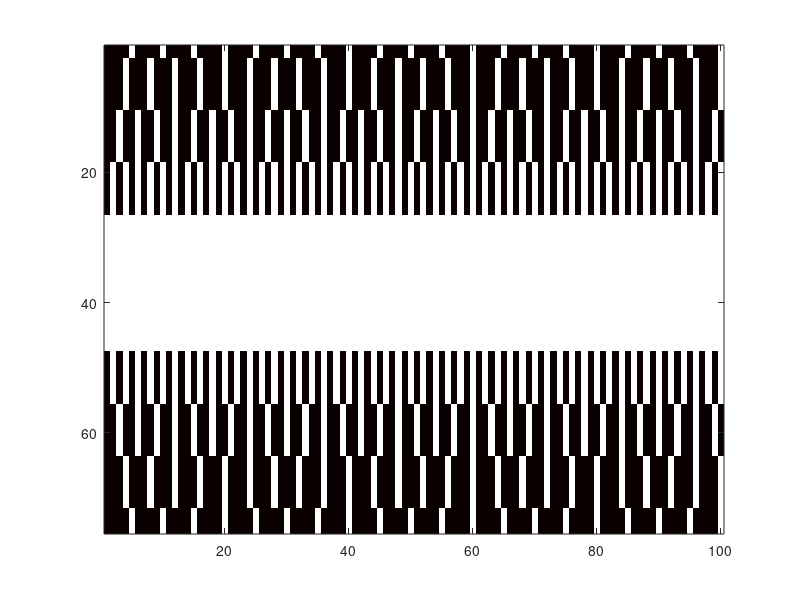
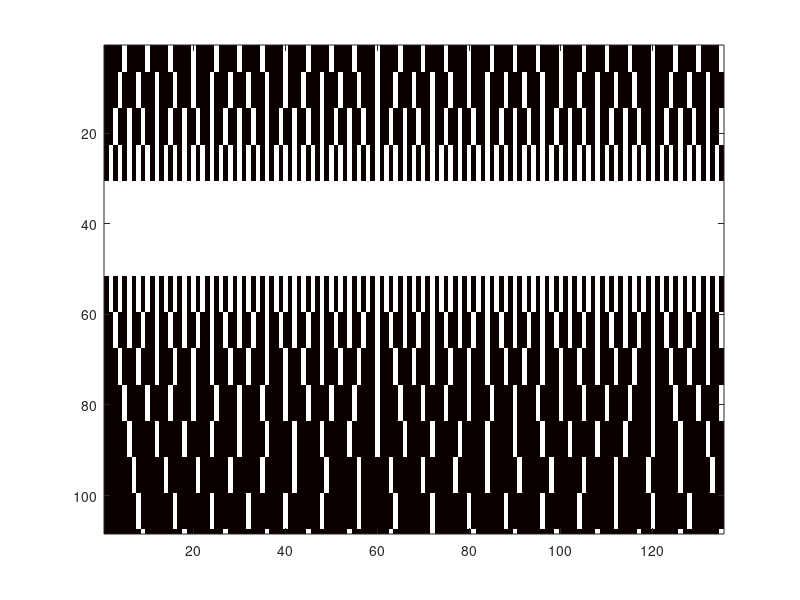

Recreate these plots in MATLAB, in order.
figure;
anchorMapC = ones(75,100);
centerC = round(197*1.5/8);
stepC = ones(75,1);
for i = 1:75
    if abs(i-centerC)>=10
        stepC(i)= ceil((abs(i-centerC)-10)/8)+1;
    end
end
sparseAnchorC = zeros(75,100);
for i = 1:75
    sparseAnchorC(i,stepC(i):stepC(i):end)=1;
end
numC = sum(sum(sparseAnchorC))*15;
imagesc(sparseAnchorC);
colormap('hot');
figure;

anchorMapS = ones(108,135);
centerS = round(216*1.5/8);
stepS = ones(108,1);
for i = 1:108
    if abs(i-centerS)>=10
        stepS(i)= ceil((abs(i-centerS)-10)/8)+1;
    end
end
sparseAnchorS = zeros(108,135);
for i = 1:108
    sparseAnchorS(i,stepS(i):stepS(i):end)=1;
end
numS = sum(sum(sparseAnchorS))*15;
imagesc(sparseAnchorS);
colormap('hot');